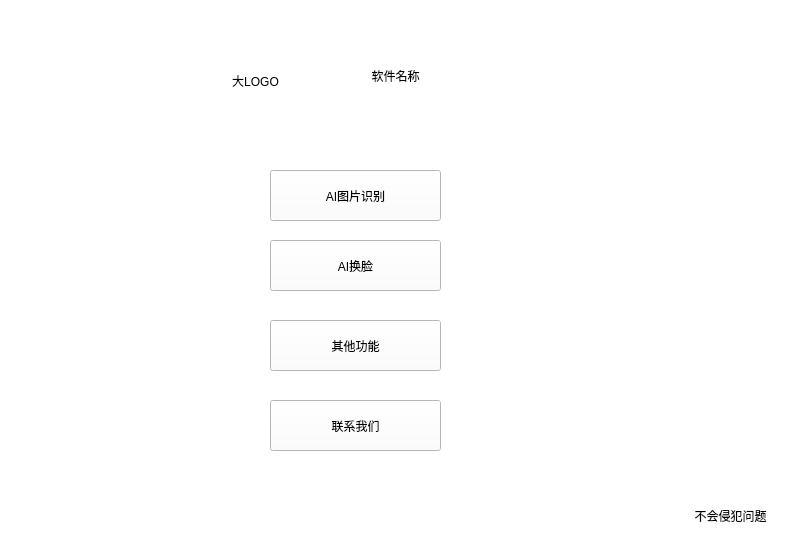
<?xml version="1.0" encoding="UTF-8"?>
<ui version="4.0">
 <class>MainWindow</class>
 <widget class="QMainWindow" name="MainWindow">
  <property name="geometry">
   <rect>
    <x>0</x>
    <y>0</y>
    <width>794</width>
    <height>533</height>
   </rect>
  </property>
  <property name="windowTitle">
   <string>MainWindow</string>
  </property>
  <property name="autoFillBackground">
   <bool>false</bool>
  </property>
  <property name="styleSheet">
   <string notr="true">background-color: rgb(255, 255, 255);</string>
  </property>
  <widget class="QWidget" name="centralwidget">
   <property name="autoFillBackground">
    <bool>false</bool>
   </property>
   <widget class="QPushButton" name="AIRecognition">
    <property name="geometry">
     <rect>
      <x>270</x>
      <y>170</y>
      <width>171</width>
      <height>51</height>
     </rect>
    </property>
    <property name="text">
     <string>AI图片识别</string>
    </property>
    <property name="autoDefault">
     <bool>true</bool>
    </property>
   </widget>
   <widget class="QPushButton" name="AiChangeFace">
    <property name="geometry">
     <rect>
      <x>270</x>
      <y>240</y>
      <width>171</width>
      <height>51</height>
     </rect>
    </property>
    <property name="text">
     <string>AI换脸</string>
    </property>
   </widget>
   <widget class="QPushButton" name="MoreFunction">
    <property name="geometry">
     <rect>
      <x>270</x>
      <y>320</y>
      <width>171</width>
      <height>51</height>
     </rect>
    </property>
    <property name="text">
     <string>其他功能</string>
    </property>
   </widget>
   <widget class="QPushButton" name="pushButton_4">
    <property name="geometry">
     <rect>
      <x>270</x>
      <y>400</y>
      <width>171</width>
      <height>51</height>
     </rect>
    </property>
    <property name="text">
     <string>联系我们</string>
    </property>
   </widget>
   <widget class="QLabel" name="label">
    <property name="geometry">
     <rect>
      <x>330</x>
      <y>40</y>
      <width>131</width>
      <height>71</height>
     </rect>
    </property>
    <property name="text">
     <string>软件名称</string>
    </property>
    <property name="alignment">
     <set>Qt::AlignmentFlag::AlignCenter</set>
    </property>
   </widget>
   <widget class="QLabel" name="label_2">
    <property name="geometry">
     <rect>
      <x>190</x>
      <y>40</y>
      <width>131</width>
      <height>81</height>
     </rect>
    </property>
    <property name="text">
     <string>大LOGO</string>
    </property>
    <property name="alignment">
     <set>Qt::AlignmentFlag::AlignCenter</set>
    </property>
   </widget>
   <widget class="QLabel" name="label_3">
    <property name="geometry">
     <rect>
      <x>690</x>
      <y>500</y>
      <width>81</width>
      <height>31</height>
     </rect>
    </property>
    <property name="text">
     <string>不会侵犯问题</string>
    </property>
    <property name="alignment">
     <set>Qt::AlignmentFlag::AlignCenter</set>
    </property>
   </widget>
  </widget>
 </widget>
 <resources/>
 <connections/>
</ui>
